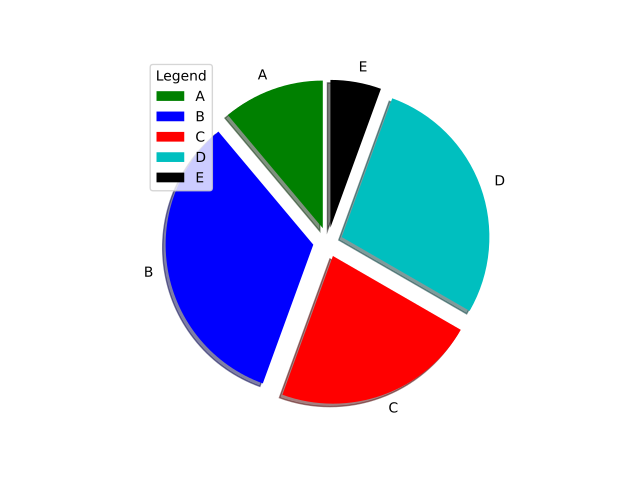

Reproduce this figure in Python.
import matplotlib.pyplot as plt
import numpy as np

# pie() -->> Creates pie chart


# *********Basic pie***********
# y = [10,45,45]

# plt.pie(y)
# plt.show()



# ************Pie with Labels***********

# startangel defines angel to start the pie
#explode  -->> breaks the pie into pieces
# shadow  -->> Adds shadows where exploded
# plt.legend()  -->> Adds explanation 

y = [10,30,20,25,5]
lbels = ["A" , "B" ,"C" , "D" , "E"]
eplode = [0.1,0.1,0.1,0.1,0.1]
clor = ['g', 'b' , 'r' , 'c' , 'k']
plt.pie(y,labels = lbels , startangle=90, explode = eplode , shadow= True, colors= clor)
plt.legend(title= "Legend")


plt.show()
